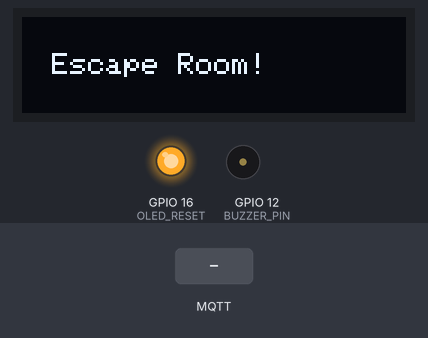
Recording of a sketch running on a simulated ESP8266 (NodeMCU). Parts: 128×32 one-colour display, output pins drawn as LEDs (lit = HIGH), buzzer (waves = sounding, pin HIGH). The inputs (shaded band) are chosen by the test bench. WiFi joins after 1.5 s; servers stay silent unless stated; no MQTT or app messages arrive unless stated; what the sketch prints to the serial monitor is not drawn.

Above: at 3.17 s.
4.4 s: MQTT message "1" arrives on the first subscribed topic
At 5.1 s:
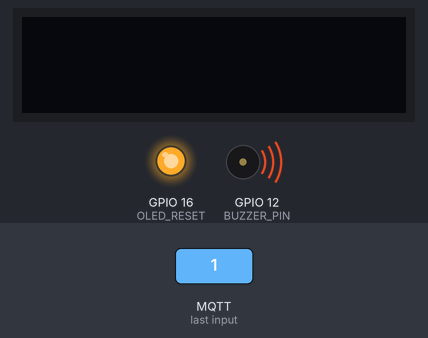
5.9 s: MQTT message "0" arrives on the first subscribed topic
At 8.4 s:
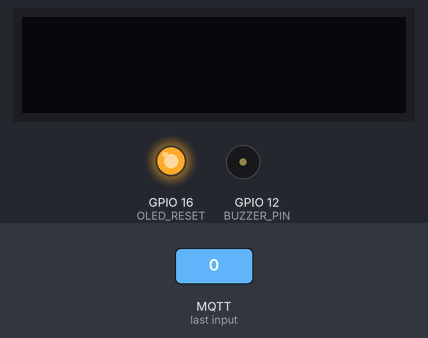
8.9 s: MQTT message "on" arrives on the first subscribed topic
Timing chart, 0 to 11.9 s (numbered marks = the images above; inputs shaded):
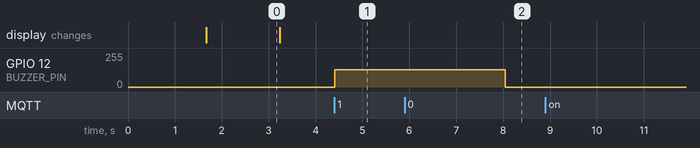

The sketch:

CODE_AFSTANDSBEDIENING.ino
```cpp
#include <Arduino.h>
#include <Wire.h>
#include <Adafruit_GFX.h>
#include <Adafruit_SSD1306.h>
#include <IRremoteESP8266.h>
#include <IRrecv.h>
#include <IRutils.h>
#include <ESP8266WiFi.h>  // Gecorrigeerde bibliotheek voor ESP8266 WiFi
#include <PubSubClient.h> // Bibliotheek nodig voor MQTT

// Declaratie van de methoden
void mqttConnect();
void callback(char* topic, byte* message, unsigned int length);
void initWiFi();
void initMQTTbroker();

const char* ssid = "EscapeGame_Groep16"; // SSID van het te gebruiken wifi-netwerk.
const char* paswoord = "EscapeGame_PASS"; // Paswoord van het te gebruiken wifi-netwerk
WiFiClient WiFiClient1; // Een object wifiClient1 van de klasse wifiClient.

// Instellingen MQTT-broker
const char* mqttBroker = "10.42.0.1";
const char* mqttClientName = "Afstandsbediening";
const char* SubCorrect = "EscapeGame/Correct"; // Naam van de topic waarop geabonneerd wordt (subscribe).
const char* PubCode = "EscapeGame/Code";       // Naam van de topic waarop data verstuurd wordt (publish).
const char* mqttPwd = "EscapeGame";           // Paswoord van de MQTT-broker.
const char* clientID = "EscapeGame_Afstandsbediening"; // Client id
PubSubClient mqttClient1(WiFiClient1);

// --- OLED Setup (correcte pinnen volgens pinout diagram) ---
#define SCREEN_WIDTH 128
#define SCREEN_HEIGHT 32
#define OLED_RESET    16  // GPIO16 = OLED_RST
#define OLED_SDA       4  // GPIO4  = OLED_SDA
#define OLED_SCL       5  // GPIO5  = OLED_SCL
Adafruit_SSD1306 display(SCREEN_WIDTH, SCREEN_HEIGHT, &Wire, OLED_RESET);

// --- Pin Setup ---
const int IR_RECEIVE_PIN = 14; // GPIO14 = Pin D5 op NodeMCU — vrij te gebruiken
const int BUZZER_PIN     = 12; // GPIO12 = Pin D6 op NodeMCU — vrij te gebruiken

// --- IR Codes ---
const unsigned long IR_CODES[] = {
  0xAD52FF00, // 0
  0xFF6897, // 1
  0xFF9867, // 2
  0xFFB04F, // 3
  0xFF30CF, // 4
  0xFF18E7, // 5
  0xFF7A85, // 6
  0xFF10EF, // 7
  0xFF38C7, // 8
  0xFF5AA5  // 9
};
IRrecv irrecv(IR_RECEIVE_PIN);
decode_results results;

// --- Puzzle ---
int enteredDigits[4];
int enteredCount = 0;
bool waitingForServer = false; // Houdt bij of we wachten op MQTT antwoord

// --- Buzzer (non-blocking, ESP8266) ---
struct BuzzerNote {
  int freq;
  int duration;
};

BuzzerNote correctNotes[] = {{1047,150},{1319,150},{1568,150},{2093,300}};
BuzzerNote wrongNotes[]   = {{300,200},{200,400}};

BuzzerNote* currentMelody = nullptr;
int melodyLength    = 0;
int melodyIndex     = 0;
unsigned long noteStartTime = 0;

//****************** BEGIN mqttConnect methode ******************
void mqttConnect() {
  while (!mqttClient1.connected()) {
    Serial.print("Probeer te verbinden met MQTT-broker...");
    if (mqttClient1.connect(mqttClientName)) {
      Serial.println("Verbonden");
      mqttClient1.publish("Hallo", mqttClientName);
      mqttClient1.subscribe(SubCorrect);
    } else {
      Serial.print("Mislukt, rc=");
      Serial.print(mqttClient1.state());
      Serial.println(" Probeer opnieuw binnen 5 seconden");
      delay(5000);
    }
  }
}

//****************** BEGIN callback methode ******************
void callback(char* topic, byte* message, unsigned int length) {
  String ontvangenMsg;
  for (int i = 0; i < length; i++) {
    ontvangenMsg += (char)message[i];
  }
  Serial.print("Message ontvangen van topic: ");
  Serial.print(topic);
  Serial.print(". Message: ");
  Serial.println(ontvangenMsg);

  if (String(topic) == SubCorrect) {
    waitingForServer = false; // Antwoord ontvangen, we blokkeren de IR-ontvanger niet meer

    if (ontvangenMsg == "1") {
      // Server zegt: CODE IS JUIST!
      Serial.println("SUCCES: Server keurt code goed!");
      startMelody(correctNotes, 4);

      // Wacht 3 seconden zodat spelers de code zien staan, maak daarna het scherm leeg
      delay(3000);
      enteredCount = 0;
    } else if (ontvangenMsg == "0") {
      // Server zegt: CODE IS ONJUIST!
      Serial.println("FOUT: Server keurt code af.");
      startMelody(wrongNotes, 2);

      // Direct het scherm wissen voor de volgende poging
      enteredCount = 0;
    }
  }
}

//****************** BEGIN initWiFi methode ******************
void initWiFi() {
  WiFi.begin(ssid, paswoord);
  Serial.println("Verbindt met WiFi ..");
  while (WiFi.status() != WL_CONNECTED) {
    Serial.print('.');
    delay(500);
  }
  Serial.print("Verbonden met ");
  Serial.println(ssid);
  Serial.print("Het gekregen IP-adres van het netwerk is: ");
  Serial.println(WiFi.localIP());
}

//****************** BEGIN initMQTTbroker methode ******************
void initMQTTbroker() {
  mqttClient1.setServer(mqttBroker, 1883);
  mqttClient1.setCallback(callback);
}

void playTone(int freq) {
  if (freq == 0) {
    analogWrite(BUZZER_PIN, 0);
  } else {
    analogWriteFreq(freq);
    analogWrite(BUZZER_PIN, 128);
  }
}

void stopTone() {
  analogWrite(BUZZER_PIN, 0);
}

void startMelody(BuzzerNote* melody, int length) {
  currentMelody = melody;
  melodyLength  = length;
  melodyIndex   = 0;
  noteStartTime = millis();
  playTone(melody[0].freq);
}

void updateBuzzer() {
  if (currentMelody == nullptr) return;
  if (millis() - noteStartTime >= (unsigned long)currentMelody[melodyIndex].duration) {
    melodyIndex++;
    if (melodyIndex >= melodyLength) {
      stopTone();
      currentMelody = nullptr;
      return;
    }
    noteStartTime = millis();
    playTone(currentMelody[melodyIndex].freq);
  }
}

int irCodeToDigit(unsigned long code) {
  for (int i = 0; i < 10; i++) {
    if (IR_CODES[i] == code) return i;
  }
  return -1;
}

// --- Display update ---
void updateDisplay() {
  display.clearDisplay();
  display.setTextColor(SSD1306_WHITE);

  // Toon cijfers als er getypt is óf als we nog op de server wachten
  if (enteredCount > 0 || waitingForServer) {
    display.setTextSize(3);
    display.setCursor(28, 4);
    for (int i = 0; i < 4; i++) {
      if (i < enteredCount) {
        display.print(enteredDigits[i]);
      } else {
        display.print('_');
      }
    }
  } else {
    // Scherm blijft volledig leeg en zwart zolang er geen actieve invoer is
  }

  display.display();
}

void setup() {
  Serial.begin(115200);
  initWiFi();
  initMQTTbroker();
  Wire.begin(OLED_SDA, OLED_SCL);

  pinMode(OLED_RESET, OUTPUT);
  digitalWrite(OLED_RESET, LOW);
  delay(20);
  digitalWrite(OLED_RESET, HIGH);
  delay(100);

  if (!display.begin(SSD1306_SWITCHCAPVCC, 0x3C)) {
    Serial.println("SSD1306 niet gevonden!");
    while (true) { yield(); }
  }

  display.clearDisplay();
  display.setTextColor(SSD1306_WHITE);
  display.setTextSize(1);
  display.setCursor(10, 12);
  display.print("Escape Room!");
  display.display();
  delay(1500);

  irrecv.enableIRIn();

  pinMode(BUZZER_PIN, OUTPUT);
  analogWriteRange(255);
}

void loop() {
  if (!mqttClient1.connected()) {
    mqttConnect();
  }
  mqttClient1.loop();

  updateBuzzer();

  // Accepteer toetsen als we niet op de server wachten
  if (!waitingForServer && irrecv.decode(&results)) {
    unsigned long code = results.value;

    if (code != 0 && code != 0xFFFFFFFF) {
      int digit = irCodeToDigit(code);

      if (digit != -1) {
        if (enteredCount < 4) {
          enteredDigits[enteredCount++] = digit;

          Serial.print("Cijfer geregistreerd: "); Serial.println(digit);
          Serial.print("Huidige reeks: ");
          for (int i = 0; i < enteredCount; i++) Serial.print(enteredDigits[i]);
          Serial.println();

          updateDisplay();

          // VERZENDEN VIA MQTT ZODRA ER 4 CIJFERS ZIJN
          if (enteredCount == 4) {
            Serial.println("4 Cijfers bereikt! Versturen naar MQTT...");
            waitingForServer = true; // Blokkeer nieuwe IR-invoer tot antwoord binnen is
            delay(300);

            // Jouw indeling inclusief spaties: "1 2 3 4"
            String payload = String(enteredDigits[0]) + " " +
                             String(enteredDigits[1]) + " " +
                             String(enteredDigits[2]) + " " +
                             String(enteredDigits[3]);

            mqttClient1.publish(PubCode, payload.c_str());
            Serial.print("Gepubliceerd op topic "); Serial.print(PubCode);
            Serial.print(" met waarde: "); Serial.println(payload);
          }
        }
      } else {
        Serial.print("Onbekende IR code: 0x");
        Serial.println(code, HEX);
      }
    }
    irrecv.resume();
  }

  updateDisplay();
  yield();
}
```

Measured:
- after the input at 4.4 s, GPIO 12 (BUZZER_PIN): 0/255 → 128/255 at once
- after the input at 8.9 s, every drawn part: stays the same
- what the display in image 0 shows lasts 1.5 s, from 1.7 s to 3.2 s
